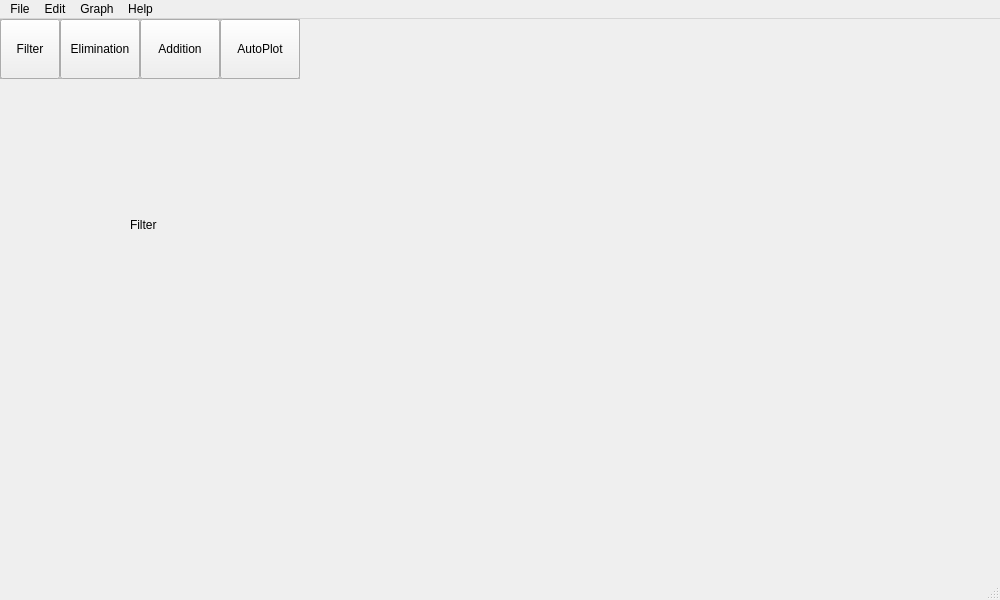
<?xml version="1.0" encoding="UTF-8"?>
<ui version="4.0">
 <class>MainWindow</class>
 <widget class="QMainWindow" name="MainWindow">
  <property name="geometry">
   <rect>
    <x>0</x>
    <y>0</y>
    <width>1000</width>
    <height>600</height>
   </rect>
  </property>
  <property name="windowTitle">
   <string>MainWindow</string>
  </property>
  <widget class="QWidget" name="centralwidget">
   <widget class="QFrame" name="frame">
    <property name="geometry">
     <rect>
      <x>0</x>
      <y>0</y>
      <width>300</width>
      <height>60</height>
     </rect>
    </property>
    <property name="maximumSize">
     <size>
      <width>16777215</width>
      <height>60</height>
     </size>
    </property>
    <property name="frameShape">
     <enum>QFrame::StyledPanel</enum>
    </property>
    <property name="frameShadow">
     <enum>QFrame::Raised</enum>
    </property>
    <widget class="QPushButton" name="pushBtn_filter">
     <property name="geometry">
      <rect>
       <x>0</x>
       <y>0</y>
       <width>60</width>
       <height>60</height>
      </rect>
     </property>
     <property name="maximumSize">
      <size>
       <width>60</width>
       <height>60</height>
      </size>
     </property>
     <property name="text">
      <string>Filter</string>
     </property>
    </widget>
    <widget class="QPushButton" name="pushBtn_eliminate">
     <property name="geometry">
      <rect>
       <x>60</x>
       <y>0</y>
       <width>80</width>
       <height>60</height>
      </rect>
     </property>
     <property name="maximumSize">
      <size>
       <width>80</width>
       <height>60</height>
      </size>
     </property>
     <property name="text">
      <string>Elimination</string>
     </property>
    </widget>
    <widget class="QPushButton" name="pushBtn_autoPlot">
     <property name="geometry">
      <rect>
       <x>220</x>
       <y>0</y>
       <width>80</width>
       <height>60</height>
      </rect>
     </property>
     <property name="maximumSize">
      <size>
       <width>80</width>
       <height>60</height>
      </size>
     </property>
     <property name="text">
      <string>AutoPlot</string>
     </property>
    </widget>
    <widget class="QPushButton" name="pushBtn_add">
     <property name="geometry">
      <rect>
       <x>140</x>
       <y>0</y>
       <width>80</width>
       <height>60</height>
      </rect>
     </property>
     <property name="maximumSize">
      <size>
       <width>80</width>
       <height>60</height>
      </size>
     </property>
     <property name="text">
      <string>Addition</string>
     </property>
    </widget>
   </widget>
   <widget class="QStackedWidget" name="stackedWidget_2">
    <property name="geometry">
     <rect>
      <x>0</x>
      <y>80</y>
      <width>981</width>
      <height>481</height>
     </rect>
    </property>
    <widget class="QWidget" name="page_filter">
     <widget class="QLabel" name="label">
      <property name="geometry">
       <rect>
        <x>130</x>
        <y>100</y>
        <width>101</width>
        <height>51</height>
       </rect>
      </property>
      <property name="text">
       <string>Filter</string>
      </property>
     </widget>
    </widget>
    <widget class="QWidget" name="page_eliminate">
     <widget class="QLabel" name="label_2">
      <property name="geometry">
       <rect>
        <x>100</x>
        <y>110</y>
        <width>101</width>
        <height>81</height>
       </rect>
      </property>
      <property name="text">
       <string>Elimination</string>
      </property>
     </widget>
    </widget>
    <widget class="QWidget" name="page_add">
     <widget class="QLabel" name="label_3">
      <property name="geometry">
       <rect>
        <x>100</x>
        <y>100</y>
        <width>47</width>
        <height>13</height>
       </rect>
      </property>
      <property name="text">
       <string>Addition</string>
      </property>
     </widget>
    </widget>
    <widget class="QWidget" name="page_autoPlot">
     <widget class="QLabel" name="label_4">
      <property name="geometry">
       <rect>
        <x>90</x>
        <y>110</y>
        <width>47</width>
        <height>13</height>
       </rect>
      </property>
      <property name="text">
       <string>autoPlot</string>
      </property>
     </widget>
    </widget>
   </widget>
  </widget>
  <widget class="QMenuBar" name="menubar">
   <property name="geometry">
    <rect>
     <x>0</x>
     <y>0</y>
     <width>1000</width>
     <height>21</height>
    </rect>
   </property>
   <widget class="QMenu" name="menuFile">
    <property name="title">
     <string>File</string>
    </property>
   </widget>
   <widget class="QMenu" name="menuEdit">
    <property name="title">
     <string>Edit</string>
    </property>
   </widget>
   <widget class="QMenu" name="menuHelp">
    <property name="title">
     <string>Help</string>
    </property>
   </widget>
   <widget class="QMenu" name="menuGraph">
    <property name="title">
     <string>Graph</string>
    </property>
   </widget>
   <addaction name="menuFile"/>
   <addaction name="menuEdit"/>
   <addaction name="menuGraph"/>
   <addaction name="menuHelp"/>
  </widget>
  <widget class="QStatusBar" name="statusbar">
   <property name="mouseTracking">
    <bool>true</bool>
   </property>
   <property name="autoFillBackground">
    <bool>true</bool>
   </property>
  </widget>
  <action name="actionHistogram">
   <property name="text">
    <string>Histogram</string>
   </property>
  </action>
  <action name="actionBoxPlot">
   <property name="text">
    <string>BoxPlot</string>
   </property>
  </action>
 </widget>
 <resources/>
 <connections/>
</ui>
